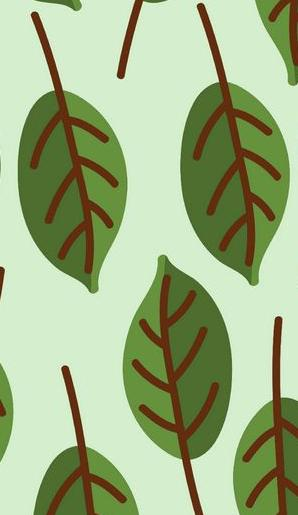
#> input picture PyPhotoEditor/resources/3leaves.jpg, 298 x 515 px
$ python -i '26.1. image_edit.py'   (imports and definitions only)   (older library calls are emulated)
#> lines starting #> are read from the running program, lines starting #| are printed output that depends on the picture
from PIL import Image, ImageTk, ImageOps, ImageFilter, ImageEnhance
import numpy as np
from coordinates import Rect


class ImageEdit:
    def __init__(self, image):
        self.original_image = image
        self.image = image.copy()

        self.canvas = None
        self.zoom_container = None
        self.image_container = None

        self.imscale = 1.0
        self.zoom_delta = 1.3

        self.crop_selection = None
        self.sel_rect = None
        self.sel_change_side = ""
        self.sel_move_x = 0
        self.sel_move_y = 0

    @property
    def image_tk(self):
        return ImageTk.PhotoImage(self.image)

    # [5 lines left out: function set_canvas, not called in this run]

    def update_image_on_canvas(self):
        if self.canvas is None:
            raise RuntimeError("Canvas of image not given")

        self._show_zoomed_image()

    def rotate(self, degrees):
        self.image = self.image.rotate(degrees)

    def flip(self, mode):
        self.image = self.image.transpose(mode)

    # [6 lines left out: function resize, not called in this run]

    def filter(self, filter_type):
        self.image = self.image.filter(filter_type)

    # [80 lines left out: functions convert, start_crop_selection, _bind_crop, _unbind_crop, _change_crop_cursor, not called in this run]

    def _get_selection_start(self, event):
        self.sel_start_x, self.sel_start_y = event.x, event.y

    def _udate_selection_stop(self, event):
        self.sel_stop_x, self.sel_stop_y = event.x, event.y
        self.canvas.coords(self.sel_rect, self.sel_start_x, self.sel_start_y, self.sel_stop_x, self.sel_stop_y)

    # [143 lines left out: functions _move_crop_side, _set_crop_area_on_full_image, _start_crop_area_movement, crop_selected_area, cancel_crop_selection, not called in this run]

    def get_enhancer(self, enhacer):
        return enhacer(self.image)

    def set_image(self, image):
        self.image = image

    # [13 lines left out: functions _bind_zoom, _unbind_zoom, not called in this run]

    def _move_from(self, event):
        self.canvas.scan_mark(event.x, event.y)

    def _move_to(self, event):
        self.canvas.scan_dragto(event.x, event.y, gain=1)
        self._show_zoomed_image()

    # [93 lines left out: functions _zoom_with_wheel, _show_zoomed_image, not called in this run]

>>> import cv2
>>> picture = cv2.imread('../resources/3leaves.jpg', cv2.IMREAD_GRAYSCALE)
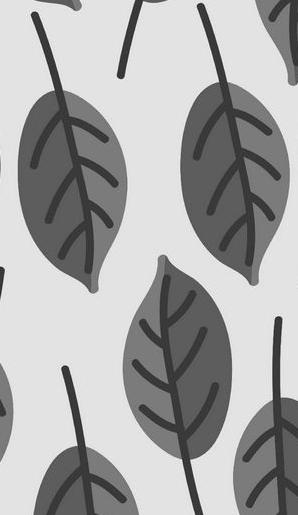
#> picture: shape (515, 298); min 22, max 255, mean 168.2
#> (the run stopped early here; a loop or call above may not have finished)

$ run again, on PyPhotoEditor/resources/leaves.jpg
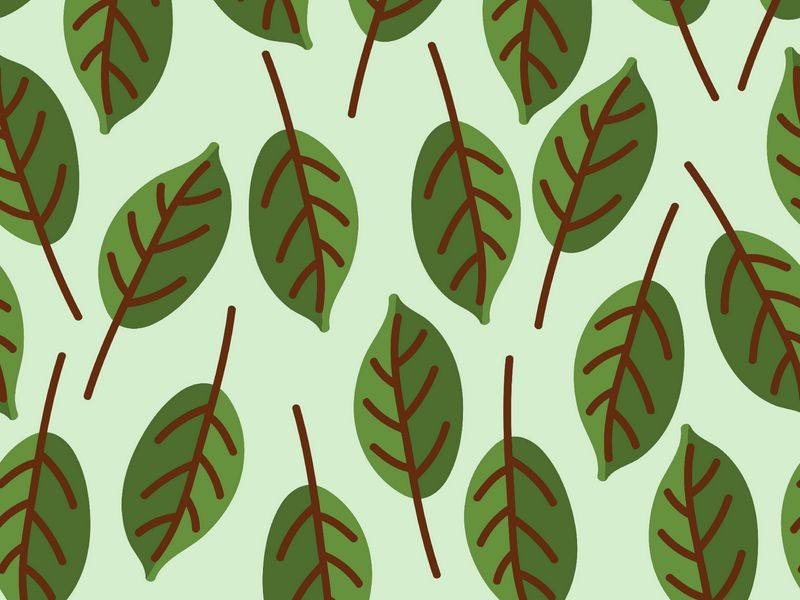
#> input picture PyPhotoEditor/resources/leaves.jpg, 800 x 600 px
#> `picture = cv2.imread('../resources/3leaves.jpg', cv2.IMREAD_GRAYSCALE)`:
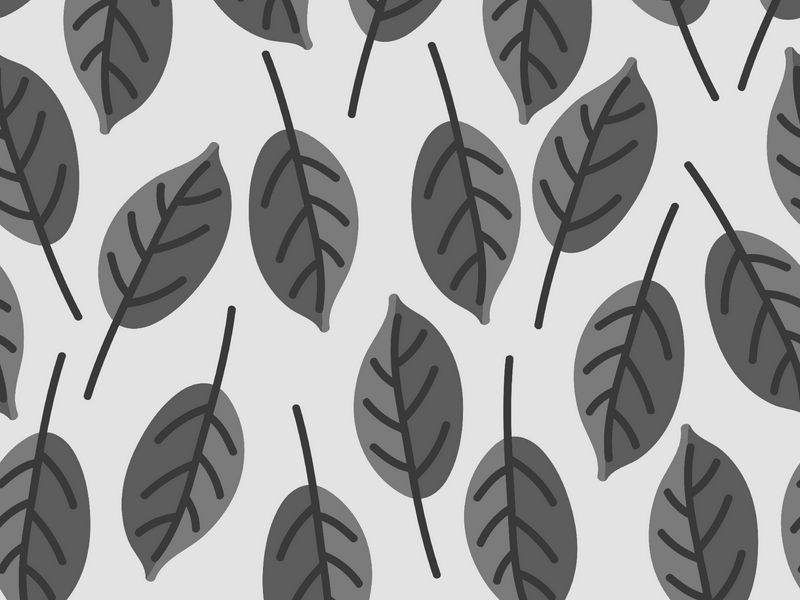
#> picture: shape (600, 800); min 29, max 255, mean 160.4
